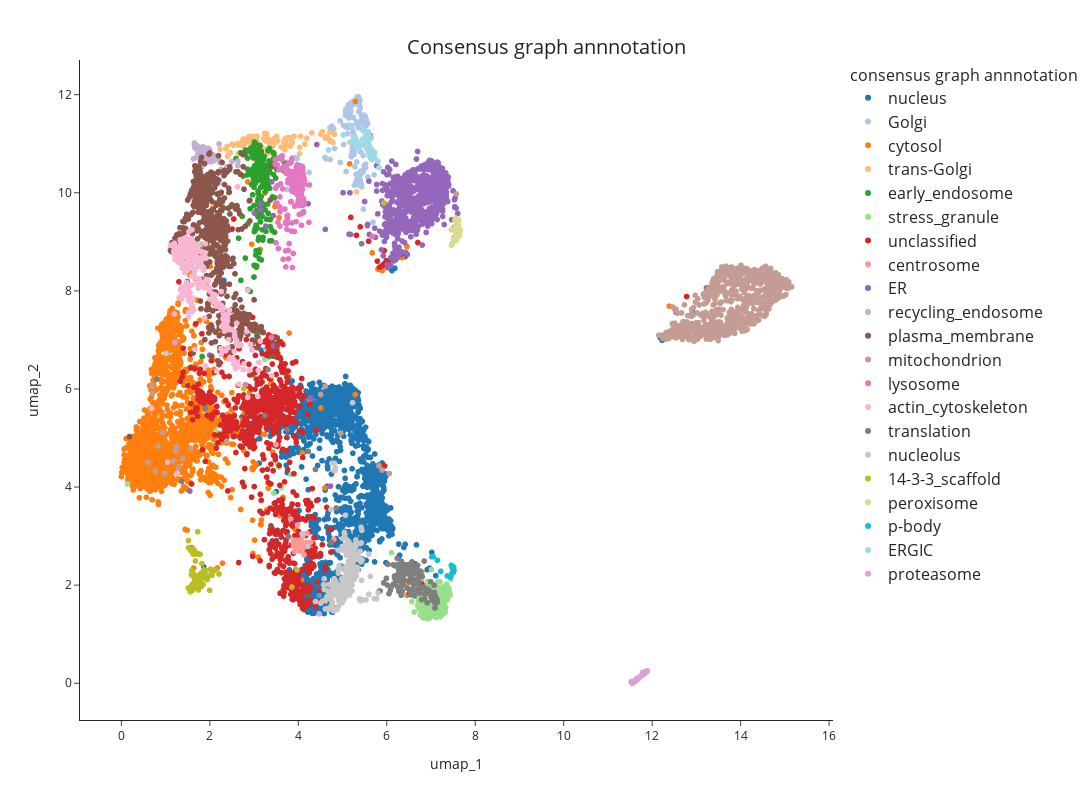

This figure's notebook cell:
### Code cell
# plot side-by-side
fig1 = px.scatter(
            umap_table,
            x="umap_1",
            y="umap_2",
            hover_name='Gene_name_canonical',
            color="consensus_graph_annnotation",
            #color_continuous_scale=px.colors.cyclical.mygbm[: -1], # small palette (Kibeom)
            #color_discrete_sequence=px.colors.qualitative.Dark24, # Duo: expand the color palette # for more options, see https://plotly.com/python/discrete-color/
            color_discrete_map = color_mapping_Oct25, # Duo: expand the color palette # for more options, see https://plotly.com/python/discrete-color/
            hover_data=None,
            template='simple_white')
fig1.update_traces(marker=dict(size=6))
fig1.update(layout_coloraxis_showscale=False)
fig1.update_layout(width=1200, height=800)
fig1.update_layout(title_text=f"Consensus graph annnotation", title_x=0.5, title_y=0.95, title_font_size=20)
fig1.update_legends(title_text='consensus graph annnotation', title_font_size=16, font_size=16 )

pio.write_html(fig1, file=plot_dir / f"{timestamp}_UMAP_consensus_graph_annnotation.html", auto_open=False)

fig1

### Figure 1 — Plotly figure (JSON) as saved in the notebook; plotly's stock layout.template omitted (floating-point values rounded to 4 significant figures; data arrays with more than 128 entries replaced by an {"elided": "..."} marker saying what was removed)
{"data": [{"hovertemplate": "<b>%{hovertext}</b><br><br>consensus_graph_annnotation=nucleus<br>umap_1=%{x}<br>umap_2=%{y}<extra></extra>", "hovertext": {"elided": "1536 str values"}, "legendgroup": "nucleus", "marker": {"color": "#1f77b4", "size": 6, "symbol": "circle"}, "mode": "markers", "name": "nucleus", "showlegend": true, "type": "scattergl", "x": {"elided": "1536 float values"}, "xaxis": "x", "y": {"elided": "1536 float values"}, "yaxis": "y"}, {"hovertemplate": "<b>%{hovertext}</b><br><br>consensus_graph_annnotation=Golgi<br>umap_1=%{x}<br>umap_2=%{y}<extra></extra>", "hovertext": {"elided": "193 str values"}, "legendgroup": "Golgi", "marker": {"color": "#aec7e8", "size": 6, "symbol": "circle"}, "mode": "markers", "name": "Golgi", "showlegend": true, "type": "scattergl", "x": {"elided": "193 float values"}, "xaxis": "x", "y": {"elided": "193 float values"}, "yaxis": "y"}, {"hovertemplate": "<b>%{hovertext}</b><br><br>consensus_graph_annnotation=cytosol<br>umap_1=%{x}<br>umap_2=%{y}<extra></extra>", "hovertext": {"elided": "1836 str values"}, "legendgroup": "cytosol", "marker": {"color": "#ff7f0e", "size": 6, "symbol": "circle"}, "mode": "markers", "name": "cytosol", "showlegend": true, "type": "scattergl", "x": {"elided": "1836 float values"}, "xaxis": "x", "y": {"elided": "1836 float values"}, "yaxis": "y"}, {"hovertemplate": "<b>%{hovertext}</b><br><br>consensus_graph_annnotation=trans-Golgi<br>umap_1=%{x}<br>umap_2=%{y}<extra></extra>", "hovertext": ["TM9SF2", "TBC1D5", "ACBD3", "ATG9A", "WDFY1", "SPG21", "ANGEL1", "SYNGR2", "TRAPPC8", "SPRYD7", "SNAP47", "ARFIP2", "TRAPPC2L", "SLC12A7", "DTNBP1", "OSBPL11", "SH3GLB1", "PSEN2", "SLC20A2", "LRBA", "TGOLN2", "MFSD4B", "SLC9A6", "TMEM63A", "TRAPPC13", "TMEM87A", "SV2A", "YIPF6", "SORT1", "KIAA0319L", "SYAP1", "SNX8", "GOLM1", "TRAPPC11", "SLC12A4", "KCT2", "LMBRD2", "ARFIP1", "SYNGR1", "ATP7B", "TVP23C", "MDK", "STX16", "C17orf75", "RAB29", "SPRY1", "TRAPPC3", "STX6", "ATP9B", "STX10", "DNAJC13", "VAMP4", "CPD", "SNX4", "TRAPPC2", "M6PR", "OSBP", "CLCN3", "CLCN5", "EFNA5", "ATP7A", "MTMR9", "ATP8A1", "SNX30", "FAM219B", "LRIG1", "AP1AR", "FAM91A1", "NAPG", "PLEKHH3", "TRAPPC6B", "TPRA1", "RAB43", "TRAPPC5", "FAM219A", "FAM177A1", "ARFGAP1", "DAGLB", "PI4K2B", "BLOC1S5", "RAB2B", "TRAPPC12", "GLG1", "TMEM230", "VTI1A", "RAB39B", "ANKRD27", "STX16", "TRAPPC9", "OSBPL9", "SLC35A5", "OSBPL10", "TMEM59", "WDR11", "PRKD2", "RAB33B", "CYSTM1", "HINT3", "RAB6B", "NDFIP2", "SNX7", "MTMR6", "TRAPPC4", "ATP6V0A2", "YIPF1", "TRAPPC1"], "legendgroup": "trans-Golgi", "marker": {"color": "#ffbb78", "size": 6, "symbol": "circle"}, "mode": "markers", "name": "trans-Golgi", "showlegend": true, "type": "scattergl", "x": [4.509, 3.35, 4.816, 2.934, 2.8, 3.105, 4.145, 2.641, 3.241, 3.679, 3.177, 4.626, 3.068, 2.401, 3.431, 3.874, 3.295, 3.696, 2.23, 2.389, 3.776, 2.92, 2.731, 2.671, 3.285, 3.904, 2.762, 3.428, 2.359, 3.777, 4.718, 2.89, 4.306, 3.279, 2.637, 4.05, 2.878, 3.451, 3.002, 3.218, 2.996, 2.459, 2.86, 3.354, 4.779, 2.534, 2.768, 2.783, 3.044, 2.926, 2.752, 3.494, 3.749, 2.868, 2.827, 2.946, 4.712, 2.97, 3.044, 2.997, 2.805, 3.435, 2.932, 2.966, 3.123, 3.61, 2.918, 3.362, 3.535, 2.438, 2.611, 2.727, 3.835, 2.724, 3.507, 4.612, 5.167, 3.274, 3.496, 3.419, 3.861, 3.253, 4.545, 3.688, 3.02, 3.324, 2.969, 5.313, 2.506, 3.712, 4.19, 3.854, 4.029, 3.319, 3.352, 4.661, 3.032, 4.028, 3.723, 3.817, 3.295, 3.372, 2.887, 3.711, 3.295, 2.904], "xaxis": "x", "y": [11.19, 10.89, 11.2, 11.11, 11.06, 11.01, 10.99, 10.79, 11.21, 11.04, 10.92, 11.14, 11.15, 10.75, 10.74, 11.13, 10.81, 10.88, 10.89, 10.94, 11.1, 11.15, 11.04, 10.97, 11.2, 11.15, 11.1, 11.03, 10.9, 11.12, 11.05, 11.06, 11.22, 11.21, 11.0, 11.15, 11.14, 11.1, 10.69, 11.09, 11.09, 10.82, 11.05, 11.07, 11.03, 10.97, 10.95, 11.07, 11.07, 11.11, 11.09, 11.03, 11.1, 11.02, 10.88, 11.11, 11.23, 11.15, 11.09, 11.1, 11.04, 11.04, 11.12, 11.12, 10.99, 10.93, 11.13, 10.97, 11.06, 10.81, 10.99, 10.81, 10.98, 10.97, 11.15, 11.11, 11.03, 11.05, 11.05, 10.95, 11.02, 11.16, 11.25, 11.08, 11.08, 10.82, 11.13, 10.02, 10.99, 11.11, 11.11, 11.03, 10.92, 11.07, 10.94, 11.13, 10.94, 10.8, 10.98, 10.95, 10.89, 10.97, 11.02, 11.04, 11.11, 11.02], "yaxis": "y"}, {"hovertemplate": "<b>%{hovertext}</b><br><br>consensus_graph_annnotation=early_endosome<br>umap_1=%{x}<br>umap_2=%{y}<extra></extra>", "hovertext": {"elided": "223 str values"}, "legendgroup": "early_endosome", "marker": {"color": "#2ca02c", "size": 6, "symbol": "circle"}, "mode": "markers", "name": "early_endosome", "showlegend": true, "type": "scattergl", "x": {"elided": "223 float values"}, "xaxis": "x", "y": {"elided": "223 float values"}, "yaxis": "y"}, {"hovertemplate": "<b>%{hovertext}</b><br><br>consensus_graph_annnotation=stress_granule<br>umap_1=%{x}<br>umap_2=%{y}<extra></extra>", "hovertext": {"elided": "242 str values"}, "legendgroup": "stress_granule", "marker": {"color": "#98df8a", "size": 6, "symbol": "circle"}, "mode": "markers", "name": "stress_granule", "showlegend": true, "type": "scattergl", "x": {"elided": "242 float values"}, "xaxis": "x", "y": {"elided": "242 float values"}, "yaxis": "y"}, {"hovertemplate": "<b>%{hovertext}</b><br><br>consensus_graph_annnotation=unclassified<br>umap_1=%{x}<br>umap_2=%{y}<extra></extra>", "hovertext": {"elided": "874 str values"}, "legendgroup": "unclassified", "marker": {"color": "#d62728", "size": 6, "symbol": "circle"}, "mode": "markers", "name": "unclassified", "showlegend": true, "type": "scattergl", "x": {"elided": "874 float values"}, "xaxis": "x", "y": {"elided": "874 float values"}, "yaxis": "y"}, {"hovertemplate": "<b>%{hovertext}</b><br><br>consensus_graph_annnotation=centrosome<br>umap_1=%{x}<br>umap_2=%{y}<extra></extra>", "hovertext": ["CCP110", "CEP72", "CEP57", "MED4", "ALMS1", "WRAP73", "RNF213", "MPHOSPH9", "CDK5RAP2", "CEP78", "CSPP1", "CEP290", "CEP350", "OFD1", "BBS4", "CEP131", "PCM1", "PCM1", "CCDC14", "CETN3", "CEP152", "PCNT", "CEP43", "CSNK1D", "KIF7", "C2CD3", "ODF2", "CROCC", "CEP350", "CEP135", "TPGS1", "CEP128", "CEP68", "MIB1", "CEP97", "SPICE1", "CNTROB", "NIN", "CEP120", "CEP192", "PIBF1", "TBC1D31", "CCDC138", "CEP63", "AKAP9", "CCDC77", "CEP250", "CEP41", "SSX2IP", "CCDC61"], "legendgroup": "centrosome", "marker": {"color": "#ff9896", "size": 6, "symbol": "circle"}, "mode": "markers", "name": "centrosome", "showlegend": true, "type": "scattergl", "x": [3.893, 3.925, 4.129, 4.032, 4.102, 3.931, 3.888, 4.098, 3.898, 3.825, 3.891, 3.944, 3.495, 3.922, 3.898, 3.973, 3.927, 3.993, 3.92, 4.804, 4.19, 3.966, 3.92, 3.962, 3.907, 4.197, 3.908, 4.09, 3.917, 3.93, 3.982, 3.946, 3.961, 3.984, 3.915, 4.041, 3.993, 4.058, 3.947, 4.146, 3.915, 3.898, 3.958, 4.28, 3.937, 4.059, 3.941, 3.989, 3.92, 3.93], "xaxis": "x", "y": [2.795, 2.861, 2.62, 2.915, 2.744, 2.841, 2.917, 3.002, 2.844, 3.353, 2.847, 2.887, 4.866, 2.832, 2.837, 2.883, 2.911, 2.843, 2.808, 2.935, 2.873, 2.841, 2.819, 2.876, 2.85, 3.054, 2.843, 2.827, 2.817, 2.823, 3.224, 2.861, 2.779, 2.915, 2.684, 2.691, 2.796, 2.759, 2.77, 2.853, 2.854, 2.839, 2.865, 2.878, 2.8, 2.915, 2.784, 2.866, 2.902, 2.874], "yaxis": "y"}, {"hovertemplate": "<b>%{hovertext}</b><br><br>consensus_graph_annnotation=ER<br>umap_1=%{x}<br>umap_2=%{y}<extra></extra>", "hovertext": {"elided": "750 str values"}, "legendgroup": "ER", "marker": {"color": "#9467bd", "size": 6, "symbol": "circle"}, "mode": "markers", "name": "ER", "showlegend": true, "type": "scattergl", "x": {"elided": "750 float values"}, "xaxis": "x", "y": {"elided": "750 float values"}, "yaxis": "y"}, {"hovertemplate": "<b>%{hovertext}</b><br><br>consensus_graph_annnotation=recycling_endosome<br>umap_1=%{x}<br>umap_2=%{y}<extra></extra>", "hovertext": ["GPRC5B", "FCGRT", "CDK16", "NKIRAS2", "CEMIP2", "MYADM", "CERK", "LDLR", "SLC12A6", "SYT1", "SCAMP2", "SERPINF1", "RAB11FIP5", "RALGAPA1", "STX3", "ATP13A3", "SMIM1", "ARHGAP10", "ECE1", "A0A3B3ITR4[p]", "ARL13B", "STEAP3", "ABCB1", "Q59FF5[p];A8CDT9[p]", "A8K6Q8[p];B7Z2I6[p]", "BICD1", "MICALL1", "ATP6V0D1", "PODXL", "ATP11A", "VAMP2", "ITGB1BP1", "SCAMP3", "SCAMP1", "STX7", "ATP9A", "SFN", "SLC1A1", "TRAPPC10", "ADGRE5", "SIRPA", "CSNK1G2", "LRP2", "ATP8B2", "LRP1", "PTPRJ", "ADAM9", "RAB32", "NHERF2", "VAMP3", "RAB11B", "RALGAPA2", "GFOD2", "ANO6", "ATP6V0A1", "WDR44", "COLEC12", "SLC35F1", "RAB11FIP1", "SLCO4C1", "RAB11FIP2", "RALGAPB", "STX12", "LMTK2", "CD302", "SLC35F2", "CMTM4", "CCNY", "ITFG1", "APBB2", "SCAMP4", "CMTM7", "ABHD17A", "CRACR2A", "VAMP8", "SEMA4C", "PACC1", "KIAA1549", "GFOD1", "PODXL2", "MRC2", "LNPEP", "PACSIN3", "ATP11B", "CSNK1G3"], "legendgroup": "recycling_endosome", "marker": {"color": "#c5b0d5", "size": 6, "symbol": "circle"}, "mode": "markers", "name": "recycling_endosome", "showlegend": true, "type": "scattergl", "x": [1.773, 2.012, 1.872, 1.669, 1.728, 2.196, 1.631, 1.961, 1.988, 1.998, 1.969, 2.63, 1.834, 1.713, 1.774, 1.865, 1.838, 1.785, 1.854, 1.675, 1.791, 1.862, 1.734, 1.658, 2.219, 2.415, 1.664, 2.498, 1.744, 1.839, 2.21, 1.723, 2.634, 2.079, 2.078, 1.778, 4.472, 1.853, 2.208, 1.813, 1.967, 1.816, 1.713, 1.85, 1.943, 1.677, 1.736, 1.879, 1.771, 2.46, 2.224, 1.652, 1.833, 1.786, 2.231, 2.08, 1.79, 1.897, 1.84, 2.024, 1.65, 1.734, 2.378, 1.671, 1.997, 1.937, 2.096, 1.898, 2.118, 2.257, 2.077, 1.967, 1.729, 1.885, 2.038, 1.814, 1.962, 1.69, 1.653, 1.78, 1.85, 2.0, 1.88, 1.791, 1.696], "xaxis": "x", "y": [10.81, 10.65, 10.19, 10.98, 10.93, 10.19, 10.69, 10.9, 10.89, 10.87, 10.69, 10.56, 10.83, 10.96, 10.52, 10.93, 10.89, 10.41, 10.7, 10.9, 10.84, 10.6, 10.9, 10.93, 10.43, 9.682, 10.98, 10.64, 10.8, 10.89, 10.66, 10.78, 10.64, 10.68, 10.65, 10.89, 1.414, 10.67, 11.0, 10.87, 10.65, 10.52, 10.96, 10.59, 10.77, 10.98, 10.77, 10.77, 10.55, 10.5, 10.26, 11.0, 10.61, 10.77, 10.62, 10.77, 10.89, 10.74, 10.8, 10.63, 10.98, 10.9, 10.53, 10.99, 10.63, 10.72, 10.29, 10.34, 10.7, 10.48, 10.71, 10.77, 10.91, 10.81, 10.68, 10.9, 10.72, 10.9, 11.02, 10.73, 10.94, 10.73, 10.65, 10.92, 10.72], "yaxis": "y"}, {"hovertemplate": "<b>%{hovertext}</b><br><br>consensus_graph_annnotation=plasma_membrane<br>umap_1=%{x}<br>umap_2=%{y}<extra></extra>", "hovertext": {"elided": "653 str values"}, "legendgroup": "plasma_membrane", "marker": {"color": "#8c564b", "size": 6, "symbol": "circle"}, "mode": "markers", "name": "plasma_membrane", "showlegend": true, "type": "scattergl", "x": {"elided": "653 float values"}, "xaxis": "x", "y": {"elided": "653 float values"}, "yaxis": "y"}, {"hovertemplate": "<b>%{hovertext}</b><br><br>consensus_graph_annnotation=mitochondrion<br>umap_1=%{x}<br>umap_2=%{y}<extra></extra>", "hovertext": {"elided": "864 str values"}, "legendgroup": "mitochondrion", "marker": {"color": "#c49c94", "size": 6, "symbol": "circle"}, "mode": "markers", "name": "mitochondrion", "showlegend": true, "type": "scattergl", "x": {"elided": "864 float values"}, "xaxis": "x", "y": {"elided": "864 float values"}, "yaxis": "y"}, {"hovertemplate": "<b>%{hovertext}</b><br><br>consensus_graph_annnotation=lysosome<br>umap_1=%{x}<br>umap_2=%{y}<extra></extra>", "hovertext": {"elided": "169 str values"}, "legendgroup": "lysosome", "marker": {"color": "#e377c2", "size": 6, "symbol": "circle"}, "mode": "markers", "name": "lysosome", "showlegend": true, "type": "scattergl", "x": {"elided": "169 float values"}, "xaxis": "x", "y": {"elided": "169 float values"}, "yaxis": "y"}, {"hovertemplate": "<b>%{hovertext}</b><br><br>consensus_graph_annnotation=actin_cytoskeleton<br>umap_1=%{x}<br>umap_2=%{y}<extra></extra>", "hovertext": {"elided": "279 str values"}, "legendgroup": "actin_cytoskeleton", "marker": {"color": "#f7b6d2", "size": 6, "symbol": "circle"}, "mode": "markers", "name": "actin_cytoskeleton", "showlegend": true, "type": "scattergl", "x": {"elided": "279 float values"}, "xaxis": "x", "y": {"elided": "279 float values"}, "yaxis": "y"}, {"hovertemplate": "<b>%{hovertext}</b><br><br>consensus_graph_annnotation=translation<br>umap_1=%{x}<br>umap_2=%{y}<extra></extra>", "hovertext": {"elided": "159 str values"}, "legendgroup": "translation", "marker": {"color": "#7f7f7f", "size": 6, "symbol": "circle"}, "mode": "markers", "name": "translation", "showlegend": true, "type": "scattergl", "x": {"elided": "159 float values"}, "xaxis": "x", "y": {"elided": "159 float values"}, "yaxis": "y"}, {"hovertemplate": "<b>%{hovertext}</b><br><br>consensus_graph_annnotation=nucleolus<br>umap_1=%{x}<br>umap_2=%{y}<extra></extra>", "hovertext": {"elided": "207 str values"}, "legendgroup": "nucleolus", "marker": {"color": "#c7c7c7", "size": 6, "symbol": "circle"}, "mode": "markers", "name": "nucleolus", "showlegend": true, "type": "scattergl", "x": {"elided": "207 float values"}, "xaxis": "x", "y": {"elided": "207 float values"}, "yaxis": "y"}, {"hovertemplate": "<b>%{hovertext}</b><br><br>consensus_graph_annnotation=14-3-3_scaffold<br>umap_1=%{x}<br>umap_2=%{y}<extra></extra>", "hovertext": {"elided": "130 str values"}, "legendgroup": "14-3-3_scaffold", "marker": {"color": "#bcbd22", "size": 6, "symbol": "circle"}, "mode": "markers", "name": "14-3-3_scaffold", "showlegend": true, "type": "scattergl", "x": {"elided": "130 float values"}, "xaxis": "x", "y": {"elided": "130 float values"}, "yaxis": "y"}, {"hovertemplate": "<b>%{hovertext}</b><br><br>consensus_graph_annnotation=peroxisome<br>umap_1=%{x}<br>umap_2=%{y}<extra></extra>", "hovertext": ["PEX26", "ACAA1", "ACOX1", "FAR2", "PEX6", "PEX12", "PEX5", "HSD17B4", "SCP2", "CAT", "ACBD5", "FAR1", "B4DL07[p]", "AGPS", "ACOT8", "GNPAT", "ACOX3", "SLC25A17", "PEX1", "PEX14", "ABCD3", "PEX2", "ABCD1", "EPHX2", "PEX3", "EHHADH", "TYSND1", "DECR2", "GSTK1", "ECI2", "ACAD11", "TMEM135", "LONP2", "PEX13", "PAFAH2", "PECR", "PXMP2", "HACL1", "CROT", "PEX16"], "legendgroup": "peroxisome", "marker": {"color": "#dbdb8d", "size": 6, "symbol": "circle"}, "mode": "markers", "name": "peroxisome", "showlegend": true, "type": "scattergl", "x": [7.63, 7.542, 7.611, 7.664, 7.534, 7.622, 7.466, 7.574, 7.52, 7.533, 7.575, 7.571, 7.517, 7.581, 7.622, 7.579, 7.662, 7.621, 7.569, 7.566, 7.559, 7.649, 7.572, 7.476, 7.544, 7.619, 7.657, 7.568, 7.458, 7.513, 7.604, 7.587, 7.646, 7.627, 7.554, 7.583, 7.532, 7.573, 7.619, 7.554], "xaxis": "x", "y": [9.136, 9.278, 9.166, 9.25, 9.025, 9.146, 8.931, 9.063, 9.05, 9.235, 9.317, 9.21, 9.005, 9.099, 9.45, 9.185, 9.231, 9.339, 9.02, 9.166, 9.11, 9.124, 9.045, 8.967, 9.434, 9.428, 9.23, 9.331, 9.245, 9.248, 9.453, 9.119, 9.191, 9.423, 9.049, 9.291, 9.067, 9.195, 9.149, 9.485], "yaxis": "y"}, {"hovertemplate": "<b>%{hovertext}</b><br><br>consensus_graph_annnotation=p-body<br>umap_1=%{x}<br>umap_2=%{y}<extra></extra>", "hovertext": ["EIF4ENIF1", "LSM5", "LSM1", "LSM3", "LSM14B", "EDC4", "Q6ZMY0[p]", "PATL1", "DCP2", "DCP1B", "XRN1", "LSM14A", "EDC3", "LSM14B", "YTHDC2", "DCP1A", "LSM2", "MARF1"], "legendgroup": "p-body", "marker": {"color": "#17becf", "size": 6, "symbol": "circle"}, "mode": "markers", "name": "p-body", "showlegend": true, "type": "scattergl", "x": [7.473, 7.145, 7.482, 7.049, 7.365, 7.52, 7.22, 7.486, 7.504, 7.51, 7.501, 7.467, 7.498, 4.475, 7.442, 7.497, 7.019, 7.459], "xaxis": "x", "y": [2.242, 2.507, 2.359, 2.582, 2.187, 2.3, 2.282, 2.381, 2.351, 2.365, 2.256, 2.232, 2.321, 1.786, 2.162, 2.328, 2.577, 2.403], "yaxis": "y"}, {"hovertemplate": "<b>%{hovertext}</b><br><br>consensus_graph_annnotation=ERGIC<br>umap_1=%{x}<br>umap_2=%{y}<extra></extra>", "hovertext": ["SREBF2", "LMAN1", "DESI2", "TMED10", "TMED9", "EGFL7", "COPZ1", "COPG2", "TRIM27", "IER3IP1", "ERP44", "LMAN2", "ERGIC3", "LYSMD3", "RAB3B", "ARCN1", "METTL9", "TRIM4", "YIPF5", "B4DSQ5[p]", "GPR89B", "ERGIC1", "RAB3GAP1", "SEC31A", "COPB2", "SEC22B", "SLC39A11", "COPE", "BET1", "RER1", "SEC22B", "SEC24D", "SEC24A", "ARF4", "COPB1", "COPA", "SCAP", "TMED1", "TMED2", "SAR1B", "YIF1B", "PIGG", "RABL3", "SAR1A", "TMED4", "MTMR14", "MCFD2", "CHPT1", "SCFD1", "LMAN2L", "RAB3GAP2", "RAB18", "MTMR4", "TMED5", "COPG1"], "legendgroup": "ERGIC", "marker": {"color": "#9edae5", "size": 6, "symbol": "circle"}, "mode": "markers", "name": "ERGIC", "showlegend": true, "type": "scattergl", "x": [5.648, 5.692, 5.586, 5.667, 5.649, 5.599, 5.284, 5.272, 5.178, 5.575, 5.657, 5.647, 5.538, 5.558, 5.825, 5.301, 5.454, 5.622, 5.4, 5.527, 5.615, 5.727, 5.259, 5.196, 5.296, 5.718, 5.798, 5.271, 5.468, 5.475, 5.578, 5.385, 5.359, 5.241, 5.274, 5.319, 5.557, 5.676, 5.644, 5.305, 5.536, 5.673, 5.707, 5.63, 5.492, 4.683, 5.688, 5.016, 5.539, 5.704, 5.316, 5.64, 5.608, 5.729, 5.29], "xaxis": "x", "y": [11.12, 10.7, 11.02, 10.67, 10.8, 11.17, 11.11, 11.15, 11.04, 10.88, 10.78, 10.82, 11.1, 11.12, 10.51, 11.09, 11.09, 11.1, 10.99, 11.13, 10.94, 10.82, 11.08, 11.38, 11.08, 10.82, 10.64, 11.11, 11.26, 11.02, 10.83, 10.94, 10.92, 11.15, 11.1, 11.06, 11.23, 10.74, 10.77, 10.95, 11.17, 10.87, 10.74, 10.88, 11.12, 10.87, 10.8, 11.18, 10.91, 10.8, 11.06, 10.81, 10.75, 10.71, 11.11], "yaxis": "y"}, {"hovertemplate": "<b>%{hovertext}</b><br><br>consensus_graph_annnotation=proteasome<br>umap_1=%{x}<br>umap_2=%{y}<extra></extra>", "hovertext": ["PSMD13", "ZFAND5", "PSME3IP1", "RAD23A", "PSMG3", "PSMA2", "TCP11L2", "PSME2", "PSMC6", "NUB1", "PSMA7", "PSME1", "BAG1", "PSMD12", "PSMA5", "PSMC5", "PSMB2", "PSMC3", "PSMA3", "PSMA6", "PSMB4", "PSMC2", "PSMD14", "PSMB3", "PSMC4", "PSMG1", "TCP11L1", "UBQLN2", "PSMB7", "UBFD1", "PSMD11", "PSMD3", "TXNL1", "PSMA1", "PSMA4", "PSMB6", "PSMB5", "PSMD7", "USP14", "RAD23B", "PSMD4", "PSME3", "PSMC1", "UBE3A", "PSMD2", "PSME4", "PSMD6", "UBE3C", "ADRM1", "PSMB1", "AKIRIN2", "PSMG4", "UCHL5", "UCHL5", "DDI2", "PSMD4", "ECPAS", "PSME3", "ZFAND6", "UBR7", "AFG2A", "UBLCP1", "PSMG2", "NGLY1", "PSMD1", "PITHD1", "RNF181", "POMP", "USP15", "RNF115", "PSMD8", "PSMC3"], "legendgroup": "proteasome", "marker": {"color": "#de9ed6", "size": 6, "symbol": "circle"}, "mode": "markers", "name": "proteasome", "showlegend": true, "type": "scattergl", "x": [11.88, 11.66, 11.61, 11.62, 11.66, 11.85, 11.62, 11.79, 11.84, 11.61, 11.8, 11.86, 11.6, 11.86, 11.78, 11.89, 11.84, 11.58, 11.83, 11.85, 11.86, 11.81, 11.85, 11.85, 11.86, 11.78, 11.59, 11.79, 11.84, 11.62, 11.87, 11.81, 11.59, 11.84, 11.82, 11.79, 11.83, 11.87, 11.8, 11.84, 11.81, 1.209, 11.82, 11.62, 11.81, 11.74, 11.79, 11.81, 11.83, 11.85, 11.63, 11.61, 11.83, 11.6, 11.52, 11.86, 11.73, 11.76, 11.61, 11.65, 11.69, 11.67, 11.75, 11.59, 11.89, 11.55, 11.56, 11.63, 11.59, 11.78, 11.87, 11.85], "xaxis": "x", "y": [0.2488, 0.07822, 0.04615, 0.05686, 0.08809, 0.2317, 0.05008, 0.1776, 0.2141, 0.04535, 0.1914, 0.2335, 0.0378, 0.237, 0.1656, 0.2541, 0.2174, 0.02476, 0.2045, 0.2229, 0.2281, 0.1876, 0.2263, 0.2238, 0.2286, 0.1735, 0.04012, 0.2208, 0.2185, 0.05165, 0.2423, 0.1932, 0.01328, 0.2097, 0.1993, 0.1717, 0.2054, 0.239, 0.1795, 0.2151, 0.1924, 6.95, 0.2001, 0.04515, 0.1845, 0.1388, 0.1763, 0.1922, 0.1982, 0.227, 0.05831, 0.05152, 0.208, 0.04524, 0.03259, 0.2343, 0.1351, 0.1665, 0.03904, 0.1007, 0.101, 0.08963, 0.1427, 0.04901, 0.2488, 0, 0.02088, 0.0576, 0.03839, 0.1818, 0.2418, 0.2248], "yaxis": "y"}], "layout": {"coloraxis": {"showscale": false}, "height": 800, "legend": {"font": {"size": 16}, "title": {"font": {"size": 16}, "text": "consensus graph annnotation"}, "tracegroupgap": 0}, "margin": {"t": 60}, "title": {"font": {"size": 20}, "text": "Consensus graph annnotation", "x": 0.5, "y": 0.95}, "width": 1200, "xaxis": {"anchor": "y", "domain": [0, 1], "title": {"text": "umap_1"}}, "yaxis": {"anchor": "x", "domain": [0, 1], "title": {"text": "umap_2"}}}}
